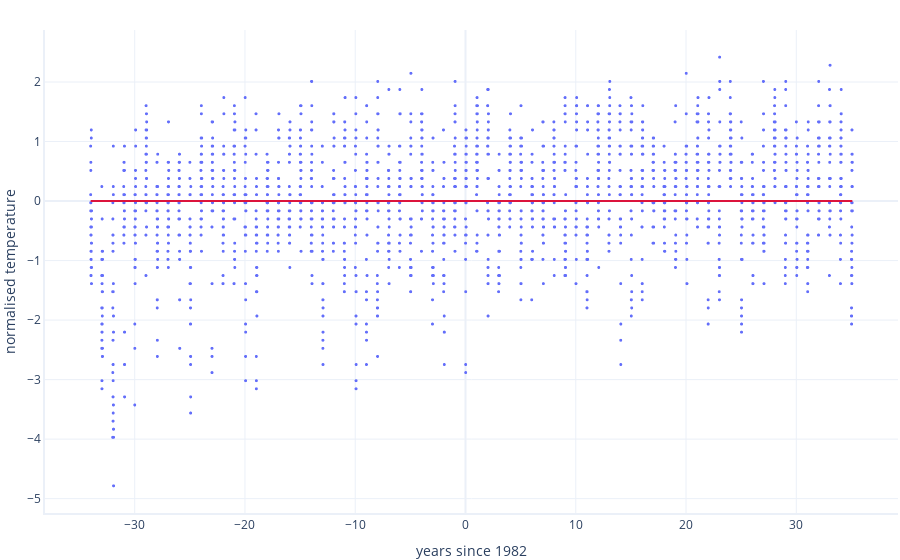

Notebook cell for this chart:
### Markdown cell above
We wouldn't normally use a model before it has been trained, but for the sake of learning, let's take a quick look at it.

### Code cell
print(f"Model parameters before training: {model.intercept}, {model.slope}")

# Look at how well the model does before training
print("Model visualised before training:")
graphing.scatter_2D(data, "years_since_1982", "normalised_temperature", trendline=model.predict)
